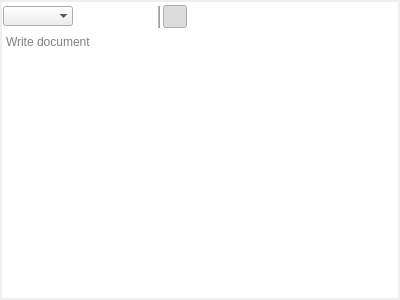
<?xml version="1.0" encoding="UTF-8"?>
<ui version="4.0">
 <class>RichTextEditor</class>
 <widget class="QFrame" name="RichTextEditor">
  <property name="geometry">
   <rect>
    <x>0</x>
    <y>0</y>
    <width>400</width>
    <height>300</height>
   </rect>
  </property>
  <property name="windowTitle">
   <string>Frame</string>
  </property>
  <layout class="QVBoxLayout" name="verticalLayout">
   <property name="spacing">
    <number>0</number>
   </property>
   <property name="leftMargin">
    <number>2</number>
   </property>
   <property name="topMargin">
    <number>2</number>
   </property>
   <property name="rightMargin">
    <number>2</number>
   </property>
   <property name="bottomMargin">
    <number>2</number>
   </property>
   <item>
    <widget class="QWidget" name="toolbar" native="true">
     <property name="styleSheet">
      <string notr="true">.QWidget {
	background-color: rgb(255, 255, 255);
}</string>
     </property>
     <layout class="QHBoxLayout" name="horizontalLayout">
      <property name="spacing">
       <number>3</number>
      </property>
      <property name="leftMargin">
       <number>1</number>
      </property>
      <property name="topMargin">
       <number>3</number>
      </property>
      <property name="rightMargin">
       <number>1</number>
      </property>
      <property name="bottomMargin">
       <number>3</number>
      </property>
      <item>
       <widget class="QComboBox" name="cbHeading">
        <property name="frame">
         <bool>false</bool>
        </property>
       </widget>
      </item>
      <item>
       <widget class="QToolButton" name="btnBold">
        <property name="text">
         <string/>
        </property>
        <property name="checkable">
         <bool>true</bool>
        </property>
        <property name="autoRaise">
         <bool>true</bool>
        </property>
       </widget>
      </item>
      <item>
       <widget class="QToolButton" name="btnItalic">
        <property name="text">
         <string/>
        </property>
        <property name="checkable">
         <bool>true</bool>
        </property>
        <property name="autoRaise">
         <bool>true</bool>
        </property>
       </widget>
      </item>
      <item>
       <widget class="QToolButton" name="btnUnderline">
        <property name="text">
         <string/>
        </property>
        <property name="checkable">
         <bool>true</bool>
        </property>
        <property name="autoRaise">
         <bool>true</bool>
        </property>
       </widget>
      </item>
      <item>
       <widget class="Line" name="line">
        <property name="frameShadow">
         <enum>QFrame::Raised</enum>
        </property>
        <property name="lineWidth">
         <number>1</number>
        </property>
        <property name="midLineWidth">
         <number>1</number>
        </property>
        <property name="orientation">
         <enum>Qt::Vertical</enum>
        </property>
       </widget>
      </item>
      <item>
       <widget class="QToolButton" name="btnAlignLeft">
        <property name="text">
         <string/>
        </property>
        <property name="checkable">
         <bool>true</bool>
        </property>
        <property name="checked">
         <bool>true</bool>
        </property>
        <property name="autoRaise">
         <bool>true</bool>
        </property>
        <attribute name="buttonGroup">
         <string notr="true">btnGroupAlignment</string>
        </attribute>
       </widget>
      </item>
      <item>
       <widget class="QToolButton" name="btnAlignCenter">
        <property name="text">
         <string/>
        </property>
        <property name="checkable">
         <bool>true</bool>
        </property>
        <property name="autoRaise">
         <bool>true</bool>
        </property>
        <attribute name="buttonGroup">
         <string notr="true">btnGroupAlignment</string>
        </attribute>
       </widget>
      </item>
      <item>
       <widget class="QToolButton" name="btnAlignRight">
        <property name="text">
         <string/>
        </property>
        <property name="checkable">
         <bool>true</bool>
        </property>
        <property name="autoRaise">
         <bool>true</bool>
        </property>
        <attribute name="buttonGroup">
         <string notr="true">btnGroupAlignment</string>
        </attribute>
       </widget>
      </item>
      <item>
       <spacer name="horizontalSpacer">
        <property name="orientation">
         <enum>Qt::Horizontal</enum>
        </property>
        <property name="sizeHint" stdset="0">
         <size>
          <width>40</width>
          <height>20</height>
         </size>
        </property>
       </spacer>
      </item>
     </layout>
    </widget>
   </item>
   <item>
    <widget class="QTextEdit" name="textEditor">
     <property name="styleSheet">
      <string notr="true">border: 0px;</string>
     </property>
     <property name="autoFormatting">
      <set>QTextEdit::AutoAll</set>
     </property>
     <property name="placeholderText">
      <string>Write document</string>
     </property>
    </widget>
   </item>
  </layout>
 </widget>
 <resources/>
 <connections/>
 <buttongroups>
  <buttongroup name="btnGroupAlignment"/>
 </buttongroups>
</ui>
